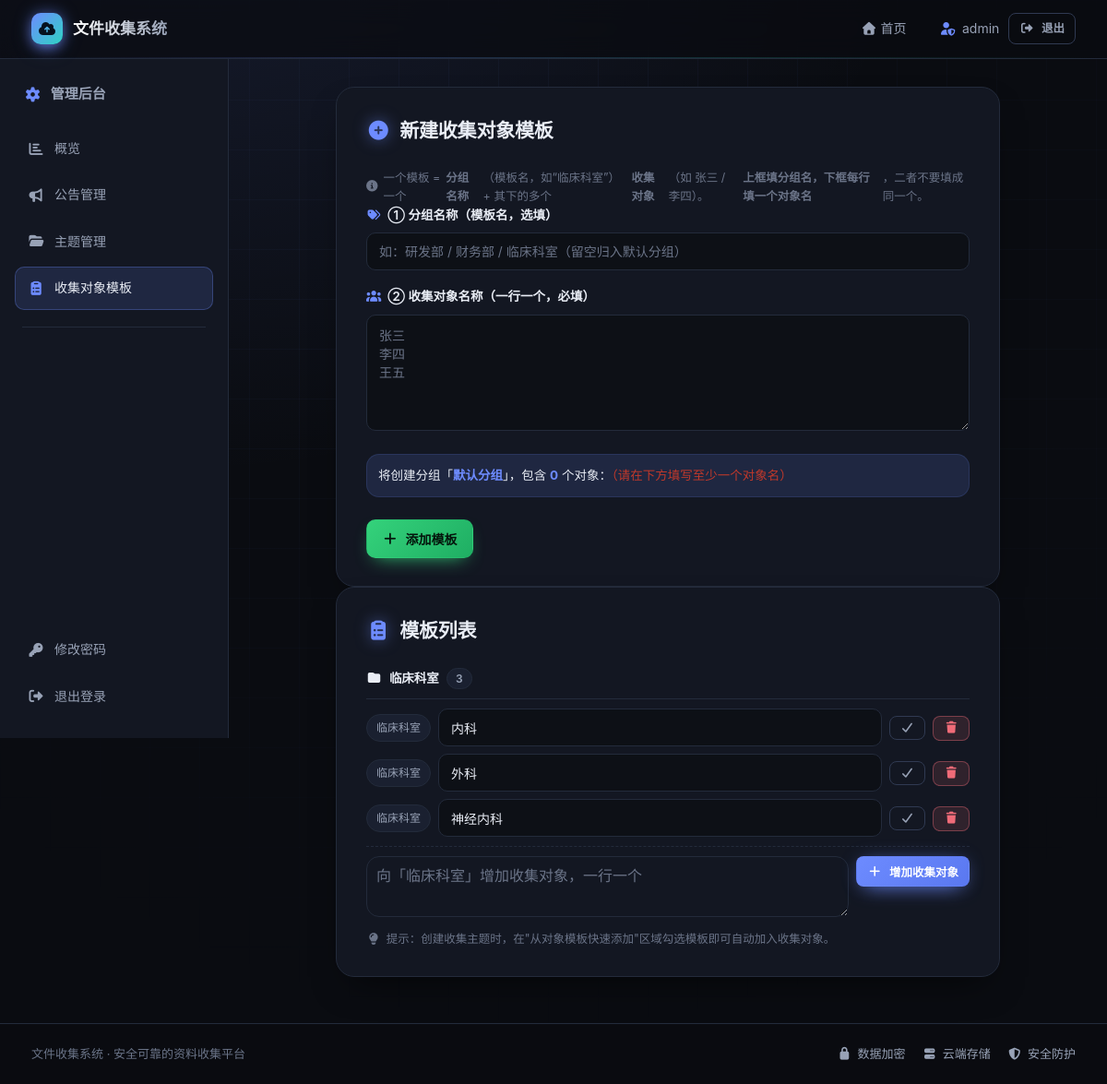
Before: /admin/object-templates (signed in) with the older database file.
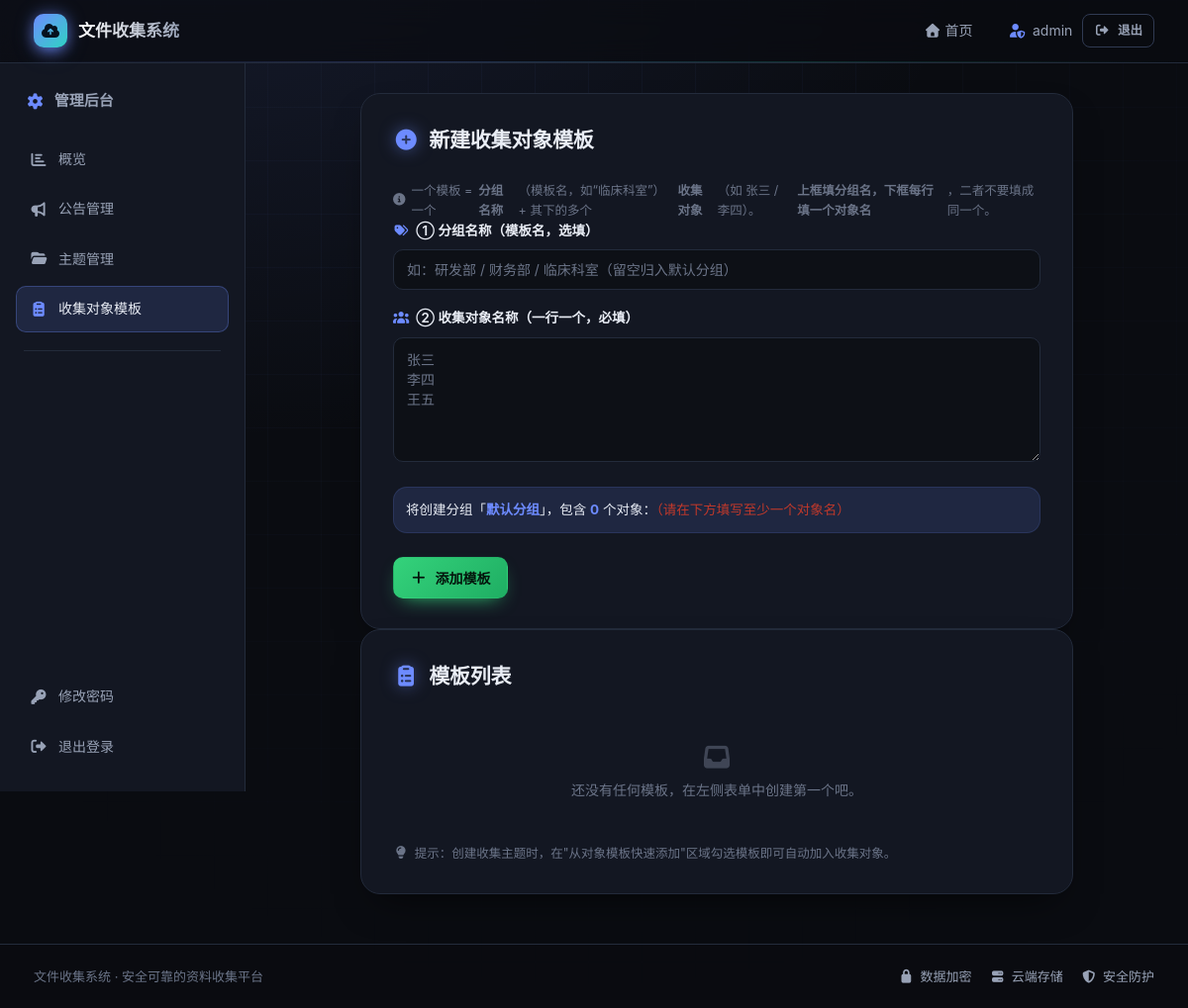
After: the same page with the newer database file.
### models.py (models this page shows, shortened)
class Admin(db.Model, UserMixin):
    id = db.Column(db.Integer, primary_key=True)
    username = db.Column(db.String(80), unique=True, nullable=False)
    password_hash = db.Column(db.String(120), nullable=False)

class CollectionObjectTemplate(db.Model):
    id = db.Column(db.Integer, primary_key=True)
    name = db.Column(db.String(100), nullable=False)
    category = db.Column(db.String(100), default='默认分组')
    created_at = db.Column(db.DateTime, default=beijing_now)

### routes.py (the view, shortened to what this page needs)
    @app.route('/admin/object-templates', methods=['GET', 'POST'])
    @login_required
    def object_templates():
        templates = CollectionObjectTemplate.query.order_by(CollectionObjectTemplate.category, CollectionObjectTemplate.name).all()
        from collections import OrderedDict
        by_cat = OrderedDict()
        for t in templates:
            by_cat.setdefault(t.category or '默认分组', []).append(t)
        return render_template('object_templates.html', templates=templates, by_cat=by_cat)

### models.py (called while the page is built)
def beijing_now():
    return datetime.now(timezone(timedelta(hours=8)))

@login_manager.user_loader
def load_user(user_id):
    return Admin.query.get(int(user_id))

### app/templates/object_templates.html (shortened to what this page needs)
{% extends "admin_base.html" %}
{% block sidebar %}
<aside class="admin__sidebar">
    <div class="admin__brand"><i class="fas fa-cog"></i> 管理后台</div>
    <nav class="admin__nav">
        <a class="admin__navlink" href="{{ url_for('admin_dashboard') }}?tab=overview"><i class="fas fa-chart-bar"></i> 概览</a>
        <a class="admin__navlink" href="{{ url_for('admin_dashboard') }}?tab=announcements"><i class="fas fa-bullhorn"></i> 公告管理</a>
        <a class="admin__navlink" href="{{ url_for('admin_dashboard') }}?tab=themes"><i class="fas fa-folder-open"></i> 主题管理</a>
        <a class="admin__navlink admin__navlink--active" href="{{ url_for('object_templates') }}"><i class="fas fa-clipboard-list"></i> 收集对象模板</a>
    </nav>
    <div class="admin__navsep"></div>
    <div class="admin__navfoot">
        <a class="admin__navlink" href="{{ url_for('change_password') }}"><i class="fas fa-key"></i> 修改密码</a>
        <a class="admin__navlink" href="{{ url_for('admin_logout') }}"><i class="fas fa-sign-out-alt"></i> 退出登录</a>
    </div>
</aside>
{% endblock %}
{% block admin_content %}
<div class="form-page">
    <div class="form-card">
        <h2><i class="fas fa-plus-circle"></i> 新建收集对象模板</h2>
        <p class="form__hint"><i class="fas fa-info-circle"></i> 一个模板 = 一个<b>分组名称</b>（模板名，如“临床科室”） + 其下的多个<b>收集对象</b>（如 张三 / 李四）。<b>上框填分组名，下框每行填一个对象名</b>，二者不要填成同一个。</p>
        <form method="POST" action="{{ url_for('object_templates') }}">
            <div class="form__group">
                <label class="form__label" for="tpl-category"><i class="fas fa-tags"></i> ① 分组名称（模板名，选填）</label>
                <input type="text" id="tpl-category" name="category" placeholder="如：研发部 / 财务部 / 临床科室（留空归入默认分组）">
            </div>
            <div class="form__group">
                <label class="form__label" for="tpl-names"><i class="fas fa-users"></i> ② 收集对象名称（一行一个，必填）</label>
                <textarea id="tpl-names" name="names" rows="6" placeholder="张三&#10;李四&#10;王五"></textarea>
            </div>
            <div class="tpl-preview" id="tpl-preview"></div>
            <div class="form__actions">
                <button type="submit" class="btn btn--success"><i class="fas fa-plus"></i> 添加模板</button>
            </div>
        </form>
    </div>
    <div class="form-card">
        <h2><i class="fas fa-clipboard-list"></i> 模板列表</h2>
        {% if by_cat %}
            {% for cat, items in by_cat.items() %}
            <div class="tpl-block">
                <div class="tpl-block__title"><i class="fas fa-folder"></i> {{ cat }} <span class="tpl-block__count">{{ items|length }}</span></div>
                <div class="tpl-rows">
                    {% for t in items %}
                    <div class="tpl-row">
                        <span class="tpl-row__cat-tag" title="所属分组">{{ t.category or '默认分组' }}</span>
                        <form method="POST" action="{{ url_for('edit_object_template', template_id=t.id) }}" class="tpl-row__edit">
                            <input type="text" name="name" value="{{ t.name }}" class="tpl-row__name" aria-label="对象名称">
                            <button type="submit" class="btn btn--ghost btn--sm" title="保存修改"><i class="fas fa-check"></i></button>
                        </form>
                        <form method="POST" action="{{ url_for('delete_object_template', template_id=t.id) }}" onsubmit="return confirm('确定删除该对象？')">
                            <button type="submit" class="btn btn--danger btn--sm" title="删除"><i class="fas fa-trash"></i></button>
                        </form>
                    </div>
                    {% endfor %}
                </div>
                <form method="POST" action="{{ url_for('add_template_object') }}" class="tpl-add">
                    <textarea name="names" rows="2" class="tpl-add__input" placeholder="向「{{ cat }}」增加收集对象，一行一个"></textarea>
                    <button type="submit" class="btn btn--primary btn--sm"><i class="fas fa-plus"></i> 增加收集对象</button>
                </form>
            </div>
            {% endfor %}
        {% else %}
            <div class="empty-hint"><i class="fas fa-inbox"></i> 还没有任何模板，在左侧表单中创建第一个吧。</div>
        {% endif %}
        <div class="form__hint" style="margin-top:14px;">
            <i class="fas fa-lightbulb"></i> 提示：创建收集主题时，在"从对象模板快速添加"区域勾选模板即可自动加入收集对象。
        </div>
    </div>
</div>
{% endblock %}

### app/templates/admin_base.html
{% extends "base.html" %}
{% block content %}
<div class="admin">
    {% block sidebar %}{% endblock %}
    <div class="admin__main">
        {% block admin_content %}{% endblock %}
    </div>
</div>
{% endblock %}

### app/templates/base.html (shortened to what this page needs)
<!DOCTYPE html>
<html lang="zh-CN">
<head>
    <link rel="stylesheet" href="{{ url_for('static', filename='css/all.min.css') }}">
    <link rel="stylesheet" href="{{ url_for('static', filename='css/style.css') }}">
</head>
<body>
    <nav class="nav">
        <div class="nav__inner">
            <a class="nav__brand" href="{{ url_for('index') }}">
                <span class="nav__logo"><i class="fas fa-cloud-upload-alt"></i></span>
                <span class="nav__title">文件收集系统</span>
            </a>
            <div class="nav__links">
                <a class="nav__link" href="{{ url_for('index') }}"><i class="fas fa-home"></i> 首页</a>
            </div>
            <div class="nav__user">
                {% if current_user.is_authenticated %}
                    <span class="nav__user-name"><i class="fas fa-user-shield"></i> {{ current_user.username }}</span>
                    <a class="btn btn--ghost btn--sm" href="{{ url_for('admin_logout') }}"><i class="fas fa-sign-out-alt"></i> 退出</a>
                {% else %}
                    <a class="btn btn--primary btn--sm" href="{{ url_for('admin_login') }}"><i class="fas fa-user-shield"></i> 管理员登录</a>
                {% endif %}
            </div>
        </div>
    </nav>
    <main>
        {% block content %}{% endblock %}
    </main>
    <footer class="footer">
        <div class="footer__inner">
            <p class="footer__text">文件收集系统 · 安全可靠的资料收集平台</p>
            <div class="footer__links">
                <span><i class="fas fa-lock"></i> 数据加密</span>
                <span><i class="fas fa-server"></i> 云端存储</span>
                <span><i class="fas fa-shield-alt"></i> 安全防护</span>
            </div>
        </div>
    </footer>
</body>
</html>

Changed rows visible on the page:
removed CollectionObjectTemplate: category "临床科室", items "3", name "内科", names "向「临床科室」增加收集对象，一行一个"
removed CollectionObjectTemplate: category "临床科室", name "外科"
removed CollectionObjectTemplate: category "临床科室", name "神经内科"
Other visible differences:
text now shown: "还没有任何模板，在左侧表单中创建第一个吧。"
